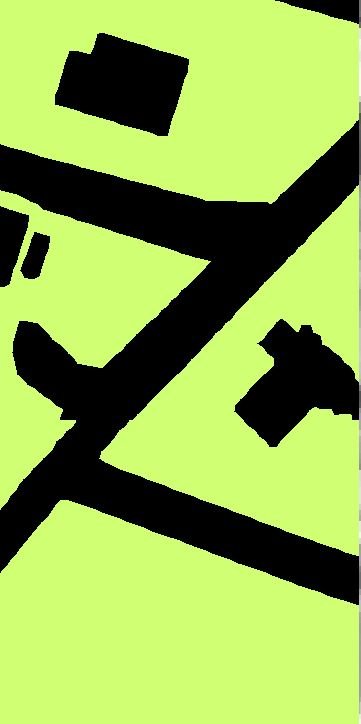
#> input picture example_image/imp_fract_0.304.JPG, 361 x 724 px
$ jupyter execute image_read.ipynb   (Python 2 division)
#> lines starting #> are read from the running program, lines starting #| are printed output that depends on the picture; after the words box and inside, x2 and y2 are one past the last pixel; in counts of white or black regions, pixels touching at a corner belong together
## Image processing example
Illustrates how  an image is regridded to fit the prescribed hillslope dimensions.

[cell 1]
from scipy import misc
import imageio
import matplotlib.pyplot as plt
from scipy import misc
import numpy as np
from skimage import io
from skimage import color
import os, sys
from os.path import dirname
parent_dir = (dirname(os.getcwd()))
current_dir = (os.getcwd())
sys.path.append(parent_dir )

from mpl_toolkits.axes_grid1 import make_axes_locatable
from scipy.interpolate import RegularGridInterpolator

[cell 2]
image_file = 'imp_fract_0.304.JPG'

filepath= '/'.join([current_dir, image_file])

[cell 3]
#  three parameters: threshold, trim and scale, which you can change
trim = 10
threshold = 0.5

ncol = 50
nrow = 100

image = imageio.imread(filepath)
#> image is the input picture: shape (724, 361, 3); mean R, G, B 145.2, 177.4, 81.5
image = color.rgb2gray(image[trim:-trim, trim:-trim])
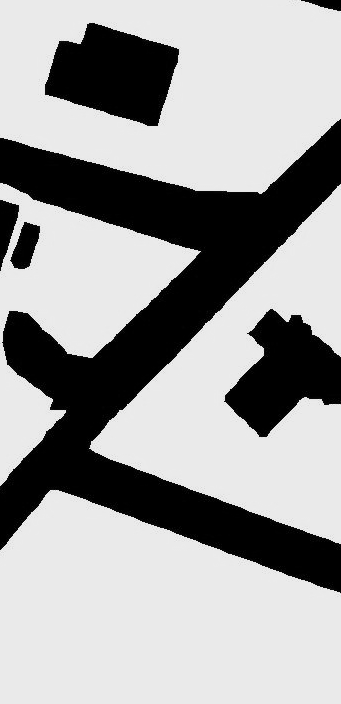
#> image: shape (704, 341) float64; min 0, max 0.978, mean 0.634
image = np.fliplr(image.T)
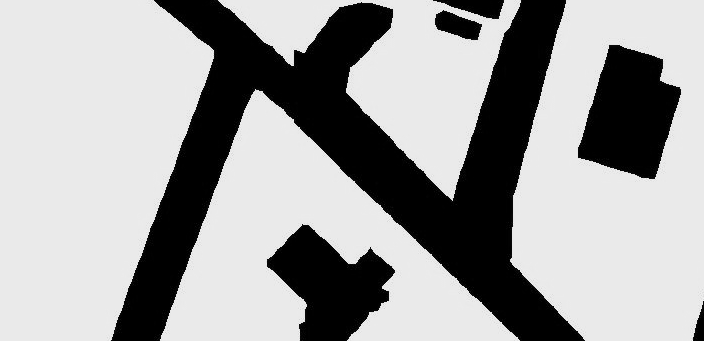
#> image: shape (341, 704) float64; min 0, max 0.978, mean 0.634

image = 1.0*(image > float(threshold)) # binarize
#> image: shape (341, 704) float64; values 0 (black) and 1 (white), 68.7% white; 6 black regions, box (x1, y1, x2, y2) and area: (111, 0, 585, 341) 55741, (578, 45, 681, 179) 9158, (267, 224, 395, 341) 8391, (435, 10, 482, 40) 850, (433, 0, 504, 19) 754, (693, 301, 704, 341) 249
scale = image.shape[1]/1./nrow
#> scale = 7.04

y = np.arange(0, image.shape[0])
#> y = 341 values from 0 to 340
x = np.arange(0, image.shape[1])
#> x = 704 values from 0 to 703
interpolating_function = RegularGridInterpolator((y, x), image)

xv = np.arange(0, image.shape[0], scale)
#> xv = 49 values from 0 to 337.9
yv = np.arange(0, image.shape[1], scale)
#> yv = 100 values from 0 to 697

xv, yv = np.meshgrid(xv,yv)
image2 = interpolating_function((xv, yv)).T
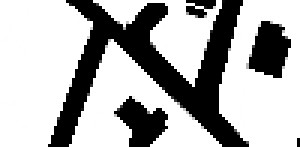
#> image2: shape (49, 100) float64 (shown 3 times larger); min 0, max 1, mean 0.688


isveg = np.zeros([ncol+1, nrow+1])
nx = min(ncol, image2.shape[0])
#> nx = 49
ny = min(nrow, image2.shape[1])
#> ny = 100

isveg[:nx, :ny] = image2[:nx, :ny]
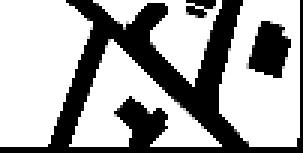
#> isveg: shape (51, 101) float64 (shown 3 times larger); min 0, max 1, mean 0.655

[cell 4]
fig= plt.figure(figsize = (10,5))
ax = fig.add_subplot(121)
plt.subplots_adjust(wspace = 0.3)
# plt.axis('off')
im = ax.pcolormesh(image.T, cmap = 'Greens')
divider = make_axes_locatable(ax)
cax = divider.append_axes("right", size="5%", pad=0.05)
plt.colorbar(im, cax=cax)
ax.set_title('Input Image')

ax = fig.add_subplot(122)

im = ax.pcolormesh(isveg.T, cmap = 'Greens')
divider = make_axes_locatable(ax)

ax.set_title('Regridded')

print 'scaled image shape=' , image2.shape
#| scaled image shape= (49, 100)
print 'input  veg shape=' ,  isveg.shape
#| input  veg shape= (51, 101)
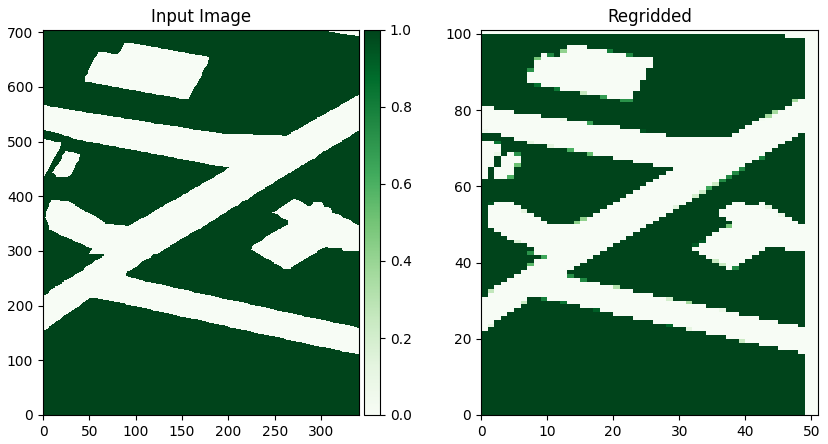
#> figure drawn by matplotlib, 3 panels
